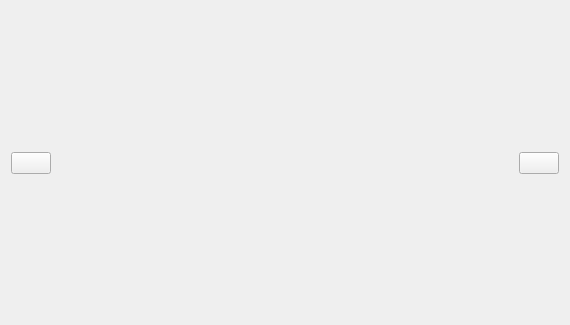
<?xml version="1.0" encoding="UTF-8"?>
<ui version="4.0">
 <class>Carousel</class>
 <widget class="QWidget" name="Carousel">
  <property name="geometry">
   <rect>
    <x>0</x>
    <y>0</y>
    <width>570</width>
    <height>325</height>
   </rect>
  </property>
  <property name="windowTitle">
   <string>Form</string>
  </property>
  <layout class="QVBoxLayout" name="verticalLayout">
   <item>
    <spacer name="verticalSpacer_2">
     <property name="orientation">
      <enum>Qt::Vertical</enum>
     </property>
     <property name="sizeHint" stdset="0">
      <size>
       <width>20</width>
       <height>91</height>
      </size>
     </property>
    </spacer>
   </item>
   <item>
    <layout class="QHBoxLayout" name="horizontalLayout">
     <item>
      <widget class="QPushButton" name="btnLeft">
       <property name="text">
        <string/>
       </property>
       <property name="icon">
        <iconset resource="Resource.qrc">
         <normaloff>:/imgs/icons/arrowLeft .png</normaloff>:/imgs/icons/arrowLeft .png</iconset>
       </property>
       <property name="iconSize">
        <size>
         <width>48</width>
         <height>48</height>
        </size>
       </property>
      </widget>
     </item>
     <item>
      <spacer name="horizontalSpacer">
       <property name="orientation">
        <enum>Qt::Horizontal</enum>
       </property>
       <property name="sizeHint" stdset="0">
        <size>
         <width>40</width>
         <height>20</height>
        </size>
       </property>
      </spacer>
     </item>
     <item>
      <widget class="QPushButton" name="btnRight">
       <property name="text">
        <string/>
       </property>
       <property name="icon">
        <iconset resource="Resource.qrc">
         <normaloff>:/imgs/icons/arrowRight.png</normaloff>:/imgs/icons/arrowRight.png</iconset>
       </property>
       <property name="iconSize">
        <size>
         <width>48</width>
         <height>48</height>
        </size>
       </property>
      </widget>
     </item>
    </layout>
   </item>
   <item>
    <spacer name="verticalSpacer">
     <property name="orientation">
      <enum>Qt::Vertical</enum>
     </property>
     <property name="sizeHint" stdset="0">
      <size>
       <width>20</width>
       <height>90</height>
      </size>
     </property>
    </spacer>
   </item>
  </layout>
 </widget>
 <resources>
  <include location="Resource.qrc"/>
 </resources>
 <connections/>
</ui>
